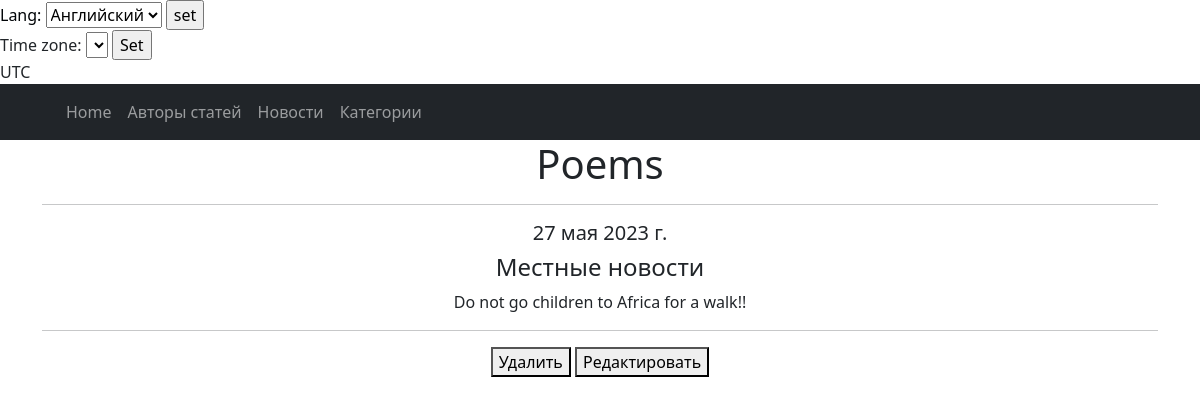
The app's page /news/3/, older data.
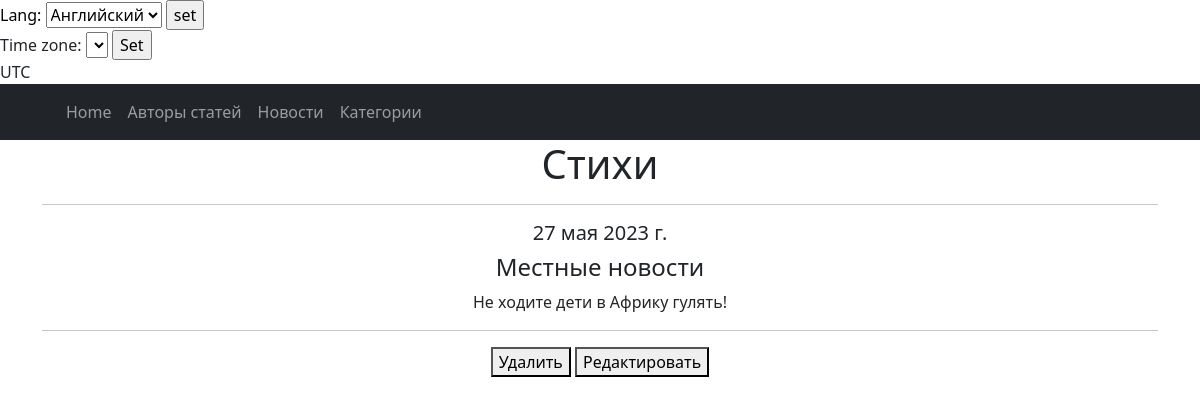
The same page, newer data.
### news/models.py (models this page shows, shortened)
class Post(models.Model):
    objects = None
    news = 'NW'
    states = 'PS'
    TYPE = [
        (news, 'Новость'),
        (states, 'Статья')
    ]
    post_tip = models.CharField(max_length=10, choices=TYPE, default=states)
    date_in = models.DateField(auto_now_add=True)
    header = models.CharField(max_length=255)
    contents = models.TextField(blank=True)
    author = models.ForeignKey(Author, on_delete=models.CASCADE)
    category = models.ManyToManyField(to=Category, through='PostCategory', related_name='PostCategory')
    rating_post = models.IntegerField(default=0, validators=[MinValueValidator(0.0)])

### news/views.py (the view)
# urls.py: path('news/<int:pk>/', PostDetail.as_view(), name='post_detail'),
class PostDetail(DetailView):
    model = Post
    template_name = 'post/post_detail.html'
    context_object_name = 'posts'

### templates/post/post_detail.html (shortened to what this page needs)
{% extends 'flatpages/default.html' %}
{% block content %}
    <h1>{{ posts.header }}</h1>
    <hr>
    <h5>{{ posts.date_in }}</h5>
    <h4>{% for category in posts.category.all %}
        {{category.name}}
    {% endfor %}</h4>
    {{ posts.contents }}
<hr>
<button><a class="nav-link" href="/news/{{posts.id}}/delete/">Удалить</a></button>
<button><a class="nav-link" href="/news/{{posts.id}}/update/">Редактировать</a></button>
    {% endblock content %}

Row changes from the older to the newer data that the page shows:
changed Post: header "Poems" → "Стихи"; contents "Do not go children to Africa for a walk!!" → "Не ходите дети в Африку гулять!"
